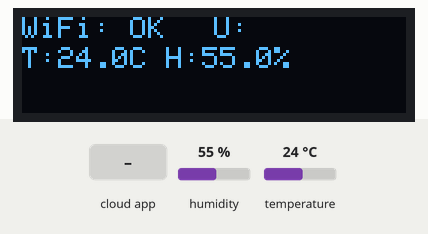
Simulated run of this sketch. Board: ESP32. Parts: 128×32 one-colour display. The inputs (shaded band) are chosen by the test bench; at power-on: humidity 55 %, temperature 24 °C. WiFi joins after 1.5 s; servers stay silent unless stated; EEPROM starts erased; the Firebase database answers and starts empty; what the sketch prints to the serial monitor is not drawn.

Above: at 3.7 s.
3.8 s: humidity set to 22 %
At 9.7 s:
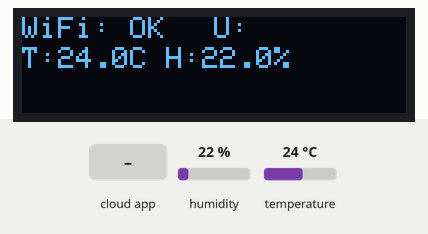
10.0 s: the phone or cloud app sets displayText to updated
At 14.8 s:
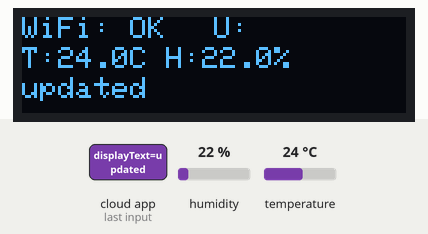
15.5 s: temperature set to 12 °C
At 20.7 s:
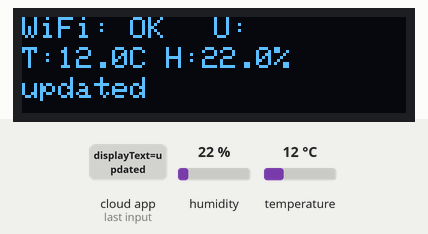
21.0 s: humidity set to 40 %
At 25.8 s:
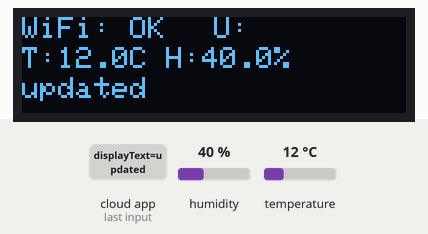
26.4 s: temperature set to 19 °C
At 31.9 s:
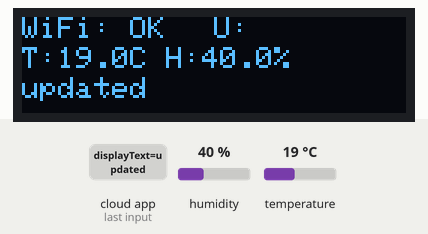
Timing chart, 0 to 32.9 s (numbered marks = the images above; inputs shaded):
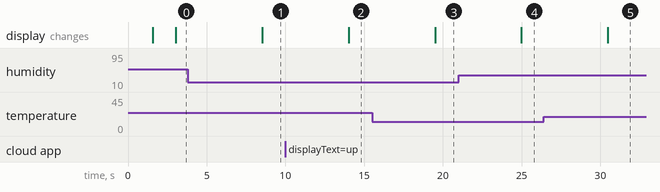

Measured:
- after the input at 3.8 s, the display: changes after 4.7 s (image 1)
- after the input at 10.0 s, the display: changes after 4.0 s (image 2)
- after the input at 15.5 s, the display: changes after 4.0 s (image 3)
- after the input at 21.0 s, the display: changes after 4.0 s (image 4)
- after the input at 26.4 s, the display: changes after 4.1 s (image 5)

The sketch:

ESP32_Firebase_OLED_Config.ino
```cpp
#include <WiFi.h>
#include <EEPROM.h>
#include <Firebase_ESP_Client.h>
#include "addons/TokenHelper.h"
#include "addons/RTDBHelper.h"
#include <DHT.h>
#include <Wire.h>
#include <Adafruit_GFX.h>
#include <Adafruit_SSD1306.h>
#include <DNSServer.h>
#include <ESPAsyncWebServer.h>

// Define DHT sensor pin and type
#define DHTPIN 4
#define DHTTYPE DHT11

// OLED Display configuration
#define SCREEN_WIDTH 128
#define SCREEN_HEIGHT 32
#define OLED_RESET -1

// EEPROM addresses for storing WiFi credentials and username
#define EEPROM_SIZE 128
#define SSID_ADDR 0
#define PASS_ADDR 32
#define USER_ADDR 64

// Firebase configuration
#define API_KEY "AIzaSyDGRm22frjc80mHz9xRFpgIing6Bwg0gOk"
#define DATABASE_URL "https://sensorbased-e58f9-default-rtdb.asia-southeast1.firebasedatabase.app/"

// Create instances of the sensor and display objects
DHT dht(DHTPIN, DHTTYPE);
Adafruit_SSD1306 display(SCREEN_WIDTH, SCREEN_HEIGHT, &Wire, OLED_RESET);
AsyncWebServer server(80);
DNSServer dns;

// Firebase objects
FirebaseData fbdo;
FirebaseAuth auth;
FirebaseConfig config;
bool signupOK = false;

// Function to write a string to EEPROM
void writeStringToEEPROM(int addr, const String &str) {
  for (int i = 0; i < 32; ++i)
  // Write each character to the specified address
    EEPROM.write(addr + i, i < str.length() ? str[i] : 0);
  EEPROM.commit(); // Save the changes to EEPROM
}

// Function to read a string from EEPROM
String readStringFromEEPROM(int addr) {
  char data[33]; // Buffer to hold data read from EEPROM
  for (int i = 0; i < 32; ++i)
    data[i] = EEPROM.read(addr + i); // Read each byte
  data[32] = '\0'; // Null-terminate the string
  return String(data);
}

// Function to start the captive portal for WiFi and user configuration
void startCaptivePortal() {
  // Start access point with the SSID "ESP32_Config_Mahmud"
  WiFi.softAP("ESP32_Config_Mahmud", "");
  IPAddress IP = WiFi.softAPIP();
  dns.start(53, "*", IP); // Redirect all requests to the access point

  // Serve configuration page
  server.on("/", HTTP_GET, [](AsyncWebServerRequest *request) {
    String alert = "";
    if (request->hasParam("status")) {
      String status = request->getParam("status")->value();
      if (status == "updated") {
        alert = "<p style='color:green;text-align:center;'>✅ Text updated!</p>";
      }
    }

    String html = R"rawliteral(
      <!DOCTYPE html>
      <html>
      <head>
        <meta charset="UTF-8">
        <meta name="viewport" content="width=device-width, initial-scale=1.0">
        <title>ESP32 Config Portal</title>
        <style>
          body {
            font-family: Arial, sans-serif;
            background: #eef2f7;
            display: flex;
            justify-content: center;
            align-items: center;
            height: 100vh;
            margin: 0;
          }
          .container {
            background-color: white;
            padding: 20px;
            border-radius: 10px;
            width: 90%;
            max-width: 320px;
            box-shadow: 0px 4px 12px rgba(0, 0, 0, 0.1);
          }
          h2 {
            text-align: center;
            margin-bottom: 10px;
          }
          form {
            margin-bottom: 20px;
          }
          input[type="text"], input[type="password"] {
            width: 100%;
            padding: 10px;
            margin: 8px 0;
            border: 1px solid #ccc;
            border-radius: 5px;
            box-sizing: border-box;
          }
          input[type="submit"] {
            width: 100%;
            background-color: #007BFF;
            color: white;
            padding: 10px;
            border: none;
            border-radius: 5px;
            cursor: pointer;
            margin-top: 5px;
          }
          input[type="submit"]:hover {
            background-color: #0056b3;
          }
        </style>
      </head>
      <body>
        <div class="container">
          <h2>WiFi & User Setup</h2>
          <form action="/save">
            <input type="text" name="ssid" placeholder="WiFi SSID" required>
            <input type="password" name="pass" placeholder="WiFi Password">
            <input type="text" name="user" placeholder="Username" required>
            <input type="submit" value="Save WiFi & Reboot">
          </form>

          <h2>Update OLED Text</h2>
          <form action="/update">
            <input type="text" name="text" placeholder="New display text" required>
            <input type="submit" value="Update Text">
          </form>
    )rawliteral";

    html += alert;
    html += R"rawliteral(
        </div>
      </body>
      </html>
    )rawliteral";

    request->send(200, "text/html", html);
  });

// Handle saving of WiFi credentials and user data
  server.on("/save", HTTP_GET, [](AsyncWebServerRequest *request) {
    String ssid = request->getParam("ssid")->value();
    String pass = request->getParam("pass")->value();
    String user = request->getParam("user")->value();

    // Store credentials in EEPROM
    writeStringToEEPROM(SSID_ADDR, ssid);
    writeStringToEEPROM(PASS_ADDR, pass);
    writeStringToEEPROM(USER_ADDR, user);

    // Notify user and restart device
    request->send(200, "text/html", "✅ WiFi credentials saved! Rebooting...");
    delay(1000);
    ESP.restart(); // Restart to apply new settings
  });

  server.on("/update", HTTP_GET, [](AsyncWebServerRequest *request) {
    if (request->hasParam("text")) {
      String newText = request->getParam("text")->value();
      Firebase.RTDB.setString(&fbdo, "/displayText", newText);
      request->redirect("/?status=updated");
    }
  });

  server.begin(); // Start the web server
}

// Setup function - runs once at startup
void setup() {
  Serial.begin(115200);
  dht.begin();
  EEPROM.begin(EEPROM_SIZE);

// Initialize OLED display
  if (!display.begin(SSD1306_SWITCHCAPVCC, 0x3C)) {
    Serial.println("OLED init failed");
    while (true);
  }

// Display startup message on OLED
  display.clearDisplay();
  display.setTextSize(1);
  display.setTextColor(WHITE);
  display.setCursor(0, 0);
  display.println("Initializing...");
  display.display();

  // Start the captive portal
  startCaptivePortal();

  // Read WiFi credentials and user data from EEPROM
  String ssid = readStringFromEEPROM(SSID_ADDR);
  String pass = readStringFromEEPROM(PASS_ADDR);
  String user = readStringFromEEPROM(USER_ADDR);

   // Attempt to connect to WiFi
  WiFi.mode(WIFI_AP_STA);
  WiFi.begin(ssid.c_str(), pass.c_str());
  Serial.print("Connecting to WiFi");
  int retry = 0;
  while (WiFi.status() != WL_CONNECTED && retry++ < 20) {
    delay(500);
    Serial.print(".");
  }

  // Check WiFi connection status
  if (WiFi.status() == WL_CONNECTED) {
    Serial.println("\n✅ WiFi Connected");
    Serial.printf("User: %s\n", user.c_str());

    // Configure Firebase settings
    config.api_key = API_KEY;
    config.database_url = DATABASE_URL;
    config.token_status_callback = tokenStatusCallback;

    // Attempt Firebase sign-up
    if (Firebase.signUp(&config, &auth, "", "")) {
      Serial.println("✅ Firebase signUp successful");
      signupOK = true;
    } else {
      Serial.printf("❌ SignUp failed: %s\n", config.signer.signupError.message.c_str());
    }

    Firebase.begin(&config, &auth);
    Firebase.reconnectWiFi(true);
  } else {
    Serial.println("\n❌ WiFi connection failed.");
  }

  // Display system ready message on OLED
  display.clearDisplay();
  display.setCursor(0, 0);
  display.println("System Ready.");
  display.display();
  delay(1000);
}

// Main loop - continuously runs after setup
void loop() {
  // Read temperature and humidity data from DHT sensor
  float temp = dht.readTemperature();
  float hum = dht.readHumidity();
  String displayText = "N/A";
  String user = readStringFromEEPROM(USER_ADDR);

  // Check if sensor data is valid
  if (!isnan(temp) && !isnan(hum)) {
    Firebase.RTDB.setFloat(&fbdo, "/dht/temperature", temp);
    Firebase.RTDB.setFloat(&fbdo, "/dht/humidity", hum);
  }

  // Fetch display text from Firebase
  if (Firebase.RTDB.getString(&fbdo, "/displayText")) {
    displayText = fbdo.stringData();
  }

  // Update OLED display with WiFi status, user, temperature, humidity, and message
  display.clearDisplay();
  display.setCursor(0, 0);
  display.printf("WiFi: %s", WiFi.status() == WL_CONNECTED ? "OK" : "Fail");

  display.setCursor(64, 0);
  display.print("U:");
  display.print(user.substring(0, 10)); // Display first 10 characters of username

  display.setCursor(0, 10);
  display.printf("T:%.1fC H:%.1f%%", temp, hum); // Display temperature and humidity

  display.setCursor(0, 20);
  display.print(displayText.substring(0, 20)); // Display message from Firebase
  display.display();

  delay(5000); // Delay before next data read
}
```
